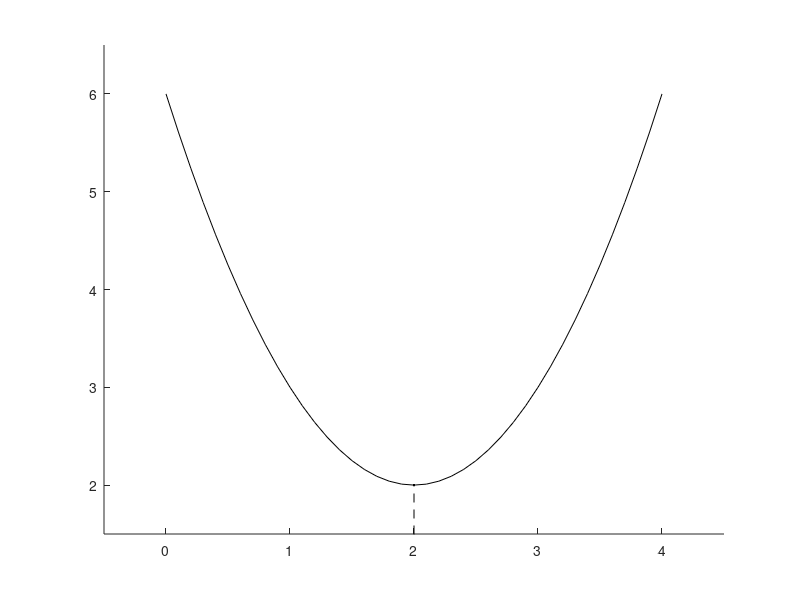
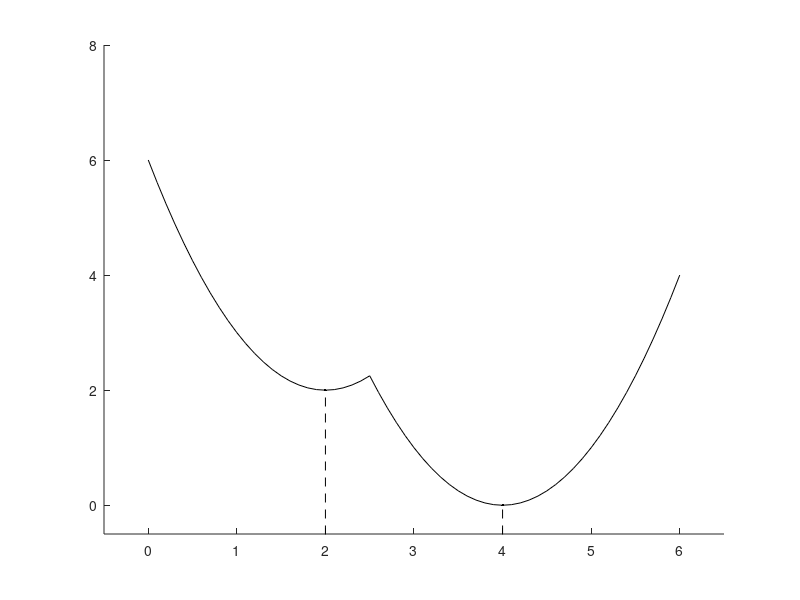

Write MATLAB code to recreate these figures, in order.
clear all;
clc;

%% 凸函数
x = (0:0.1:4);
[m,n] = size(x);
y = zeros(m,n);
for i=1:n
    y(m,i) = (x(m,i) - 2)^2 + 2;
end
figure(1)
hold on;
plot(x, y,'color',[0,0,0]);
plot(2,2,'.k');
plot([2 2],[-1 2],'--','color',[0,0,0]);
axis([-0.5 4.5 1.5 6.5]);
hold off;

%% 非凸函数
x1 = (0:0.1:6);
[m,n] = size(x1);
y1 = zeros(m,n);
for i=1:n
    if x1(m,i) < 2.5
        y1(m,i) = (x1(m,i) - 2)^2 + 2;
    end
    if x1(m,i) >= 2.5
        y1(m,i) = (x1(m,i) - 4)^2;
    end
end
figure(2)
hold on;
plot(x1, y1,'color',[0,0,0]);
plot(2,2,'.k');
plot([2 2],[-1 2],'--','color',[0,0,0]);
plot(4,0,'.k');
plot([4 4],[-1 0],'--','color',[0,0,0]);
axis([-0.5 6.5 -0.5 8]);
hold off;